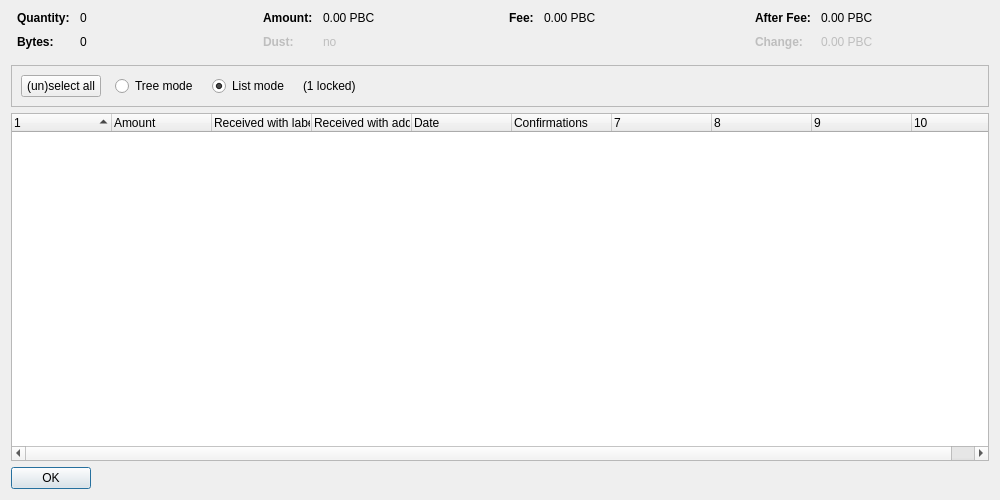
<?xml version="1.0" encoding="UTF-8"?>
<ui version="4.0">
 <class>CoinControlDialog</class>
 <widget class="QDialog" name="CoinControlDialog">
  <property name="geometry">
   <rect>
    <x>0</x>
    <y>0</y>
    <width>1000</width>
    <height>500</height>
   </rect>
  </property>
  <property name="windowTitle">
   <string>Coin Selection</string>
  </property>
  <layout class="QVBoxLayout" name="verticalLayout">
   <item>
    <layout class="QHBoxLayout" name="horizontalLayoutTop" stretch="0,0,0,0">
     <property name="topMargin">
      <number>0</number>
     </property>
     <property name="bottomMargin">
      <number>10</number>
     </property>
     <item>
      <layout class="QFormLayout" name="formLayoutCoinControl1">
       <property name="horizontalSpacing">
        <number>10</number>
       </property>
       <property name="verticalSpacing">
        <number>10</number>
       </property>
       <property name="leftMargin">
        <number>6</number>
       </property>
       <property name="rightMargin">
        <number>6</number>
       </property>
       <item row="0" column="0">
        <widget class="QLabel" name="labelCoinControlQuantityText">
         <property name="font">
          <font>
           <weight>75</weight>
           <bold>true</bold>
          </font>
         </property>
         <property name="text">
          <string>Quantity:</string>
         </property>
        </widget>
       </item>
       <item row="0" column="1">
        <widget class="QLabel" name="labelCoinControlQuantity">
         <property name="cursor">
          <cursorShape>IBeamCursor</cursorShape>
         </property>
         <property name="contextMenuPolicy">
          <enum>Qt::ActionsContextMenu</enum>
         </property>
         <property name="text">
          <string notr="true">0</string>
         </property>
         <property name="textInteractionFlags">
          <set>Qt::LinksAccessibleByMouse|Qt::TextSelectableByKeyboard|Qt::TextSelectableByMouse</set>
         </property>
        </widget>
       </item>
       <item row="1" column="0">
        <widget class="QLabel" name="labelCoinControlBytesText">
         <property name="font">
          <font>
           <weight>75</weight>
           <bold>true</bold>
          </font>
         </property>
         <property name="text">
          <string>Bytes:</string>
         </property>
        </widget>
       </item>
       <item row="1" column="1">
        <widget class="QLabel" name="labelCoinControlBytes">
         <property name="cursor">
          <cursorShape>IBeamCursor</cursorShape>
         </property>
         <property name="contextMenuPolicy">
          <enum>Qt::ActionsContextMenu</enum>
         </property>
         <property name="text">
          <string notr="true">0</string>
         </property>
         <property name="textInteractionFlags">
          <set>Qt::LinksAccessibleByMouse|Qt::TextSelectableByKeyboard|Qt::TextSelectableByMouse</set>
         </property>
        </widget>
       </item>
      </layout>
     </item>
     <item>
      <layout class="QFormLayout" name="formLayoutCoinControl2">
       <property name="horizontalSpacing">
        <number>10</number>
       </property>
       <property name="verticalSpacing">
        <number>10</number>
       </property>
       <property name="leftMargin">
        <number>6</number>
       </property>
       <property name="rightMargin">
        <number>6</number>
       </property>
       <item row="0" column="0">
        <widget class="QLabel" name="labelCoinControlAmountText">
         <property name="font">
          <font>
           <weight>75</weight>
           <bold>true</bold>
          </font>
         </property>
         <property name="text">
          <string>Amount:</string>
         </property>
        </widget>
       </item>
       <item row="0" column="1">
        <widget class="QLabel" name="labelCoinControlAmount">
         <property name="cursor">
          <cursorShape>IBeamCursor</cursorShape>
         </property>
         <property name="contextMenuPolicy">
          <enum>Qt::ActionsContextMenu</enum>
         </property>
         <property name="text">
          <string notr="true">0.00 PBC</string>
         </property>
         <property name="textInteractionFlags">
          <set>Qt::LinksAccessibleByMouse|Qt::TextSelectableByKeyboard|Qt::TextSelectableByMouse</set>
         </property>
        </widget>
       </item>
       <item row="1" column="0">
        <widget class="QLabel" name="labelCoinControlLowOutputText">
         <property name="enabled">
          <bool>false</bool>
         </property>
         <property name="font">
          <font>
           <weight>75</weight>
           <bold>true</bold>
          </font>
         </property>
         <property name="text">
          <string>Dust:</string>
         </property>
        </widget>
       </item>
       <item row="1" column="1">
        <widget class="QLabel" name="labelCoinControlLowOutput">
         <property name="enabled">
          <bool>false</bool>
         </property>
         <property name="cursor">
          <cursorShape>IBeamCursor</cursorShape>
         </property>
         <property name="contextMenuPolicy">
          <enum>Qt::ActionsContextMenu</enum>
         </property>
         <property name="text">
          <string notr="true">no</string>
         </property>
         <property name="textInteractionFlags">
          <set>Qt::LinksAccessibleByMouse|Qt::TextSelectableByKeyboard|Qt::TextSelectableByMouse</set>
         </property>
        </widget>
       </item>
      </layout>
     </item>
     <item>
      <layout class="QFormLayout" name="formLayoutCoinControl3">
       <property name="horizontalSpacing">
        <number>10</number>
       </property>
       <property name="verticalSpacing">
        <number>10</number>
       </property>
       <property name="leftMargin">
        <number>6</number>
       </property>
       <property name="rightMargin">
        <number>6</number>
       </property>
       <item row="0" column="0">
        <widget class="QLabel" name="labelCoinControlFeeText">
         <property name="font">
          <font>
           <weight>75</weight>
           <bold>true</bold>
          </font>
         </property>
         <property name="text">
          <string>Fee:</string>
         </property>
        </widget>
       </item>
       <item row="0" column="1">
        <widget class="QLabel" name="labelCoinControlFee">
         <property name="cursor">
          <cursorShape>IBeamCursor</cursorShape>
         </property>
         <property name="contextMenuPolicy">
          <enum>Qt::ActionsContextMenu</enum>
         </property>
         <property name="text">
          <string notr="true">0.00 PBC</string>
         </property>
         <property name="textInteractionFlags">
          <set>Qt::LinksAccessibleByMouse|Qt::TextSelectableByKeyboard|Qt::TextSelectableByMouse</set>
         </property>
        </widget>
       </item>
      </layout>
     </item>
     <item>
      <layout class="QFormLayout" name="formLayoutCoinControl4">
       <property name="horizontalSpacing">
        <number>10</number>
       </property>
       <property name="verticalSpacing">
        <number>10</number>
       </property>
       <property name="leftMargin">
        <number>6</number>
       </property>
       <property name="rightMargin">
        <number>6</number>
       </property>
       <item row="0" column="0">
        <widget class="QLabel" name="labelCoinControlAfterFeeText">
         <property name="font">
          <font>
           <weight>75</weight>
           <bold>true</bold>
          </font>
         </property>
         <property name="text">
          <string>After Fee:</string>
         </property>
        </widget>
       </item>
       <item row="0" column="1">
        <widget class="QLabel" name="labelCoinControlAfterFee">
         <property name="cursor">
          <cursorShape>IBeamCursor</cursorShape>
         </property>
         <property name="contextMenuPolicy">
          <enum>Qt::ActionsContextMenu</enum>
         </property>
         <property name="text">
          <string notr="true">0.00 PBC</string>
         </property>
         <property name="textInteractionFlags">
          <set>Qt::LinksAccessibleByMouse|Qt::TextSelectableByKeyboard|Qt::TextSelectableByMouse</set>
         </property>
        </widget>
       </item>
       <item row="1" column="0">
        <widget class="QLabel" name="labelCoinControlChangeText">
         <property name="enabled">
          <bool>false</bool>
         </property>
         <property name="font">
          <font>
           <weight>75</weight>
           <bold>true</bold>
          </font>
         </property>
         <property name="text">
          <string>Change:</string>
         </property>
        </widget>
       </item>
       <item row="1" column="1">
        <widget class="QLabel" name="labelCoinControlChange">
         <property name="enabled">
          <bool>false</bool>
         </property>
         <property name="cursor">
          <cursorShape>IBeamCursor</cursorShape>
         </property>
         <property name="contextMenuPolicy">
          <enum>Qt::ActionsContextMenu</enum>
         </property>
         <property name="text">
          <string notr="true">0.00 PBC</string>
         </property>
         <property name="textInteractionFlags">
          <set>Qt::LinksAccessibleByMouse|Qt::TextSelectableByKeyboard|Qt::TextSelectableByMouse</set>
         </property>
        </widget>
       </item>
      </layout>
     </item>
    </layout>
   </item>
   <item>
    <widget class="QFrame" name="frame">
     <property name="minimumSize">
      <size>
       <width>0</width>
       <height>40</height>
      </size>
     </property>
     <property name="frameShape">
      <enum>QFrame::StyledPanel</enum>
     </property>
     <property name="frameShadow">
      <enum>QFrame::Sunken</enum>
     </property>
     <layout class="QHBoxLayout" name="horizontalLayout">
      <item>
       <layout class="QHBoxLayout" name="horizontalLayoutPanel" stretch="0,0,0,0,0">
        <property name="spacing">
         <number>14</number>
        </property>
        <item>
         <widget class="QPushButton" name="pushButtonSelectAll">
          <property name="sizePolicy">
           <sizepolicy hsizetype="Maximum" vsizetype="Fixed">
            <horstretch>0</horstretch>
            <verstretch>0</verstretch>
           </sizepolicy>
          </property>
          <property name="text">
           <string>(un)select all</string>
          </property>
          <property name="autoDefault">
           <bool>false</bool>
          </property>
         </widget>
        </item>
        <item>
         <widget class="QRadioButton" name="radioTreeMode">
          <property name="sizePolicy">
           <sizepolicy hsizetype="Maximum" vsizetype="Fixed">
            <horstretch>0</horstretch>
            <verstretch>0</verstretch>
           </sizepolicy>
          </property>
          <property name="text">
           <string>Tree mode</string>
          </property>
         </widget>
        </item>
        <item>
         <widget class="QRadioButton" name="radioListMode">
          <property name="sizePolicy">
           <sizepolicy hsizetype="Maximum" vsizetype="Fixed">
            <horstretch>0</horstretch>
            <verstretch>0</verstretch>
           </sizepolicy>
          </property>
          <property name="text">
           <string>List mode</string>
          </property>
          <property name="checked">
           <bool>true</bool>
          </property>
         </widget>
        </item>
        <item>
         <widget class="QLabel" name="labelLocked">
          <property name="text">
           <string notr="true">(1 locked)</string>
          </property>
         </widget>
        </item>
        <item>
         <spacer name="horizontalSpacer">
          <property name="orientation">
           <enum>Qt::Horizontal</enum>
          </property>
          <property name="sizeHint" stdset="0">
           <size>
            <width>40</width>
            <height>20</height>
           </size>
          </property>
         </spacer>
        </item>
       </layout>
      </item>
     </layout>
    </widget>
   </item>
   <item>
    <widget class="CoinControlTreeWidget" name="treeWidget">
     <property name="contextMenuPolicy">
      <enum>Qt::CustomContextMenu</enum>
     </property>
     <property name="sortingEnabled">
      <bool>false</bool>
     </property>
     <property name="columnCount">
      <number>10</number>
     </property>
     <attribute name="headerShowSortIndicator" stdset="0">
      <bool>true</bool>
     </attribute>
     <attribute name="headerStretchLastSection">
      <bool>false</bool>
     </attribute>
     <column>
      <property name="text">
       <string/>
      </property>
     </column>
     <column>
      <property name="text">
       <string>Amount</string>
      </property>
     </column>
     <column>
      <property name="text">
       <string>Received with label</string>
      </property>
     </column>
     <column>
      <property name="text">
       <string>Received with address</string>
      </property>
     </column>
     <column>
      <property name="text">
       <string>Date</string>
      </property>
     </column>
     <column>
      <property name="text">
       <string>Confirmations</string>
      </property>
      <property name="toolTip">
       <string>Confirmed</string>
      </property>
     </column>
     <column>
      <property name="text">
       <string/>
      </property>
     </column>
     <column>
      <property name="text">
       <string/>
      </property>
     </column>
     <column>
      <property name="text">
       <string/>
      </property>
     </column>
     <column>
      <property name="text">
       <string/>
      </property>
     </column>
    </widget>
   </item>
   <item>
    <widget class="QDialogButtonBox" name="buttonBox">
     <property name="sizePolicy">
      <sizepolicy hsizetype="Maximum" vsizetype="Fixed">
       <horstretch>0</horstretch>
       <verstretch>0</verstretch>
      </sizepolicy>
     </property>
     <property name="orientation">
      <enum>Qt::Horizontal</enum>
     </property>
     <property name="standardButtons">
      <set>QDialogButtonBox::Ok</set>
     </property>
    </widget>
   </item>
  </layout>
 </widget>
 <customwidgets>
  <customwidget>
   <class>CoinControlTreeWidget</class>
   <extends>QTreeWidget</extends>
   <header>coincontroltreewidget.h</header>
  </customwidget>
 </customwidgets>
 <resources/>
 <connections/>
</ui>
